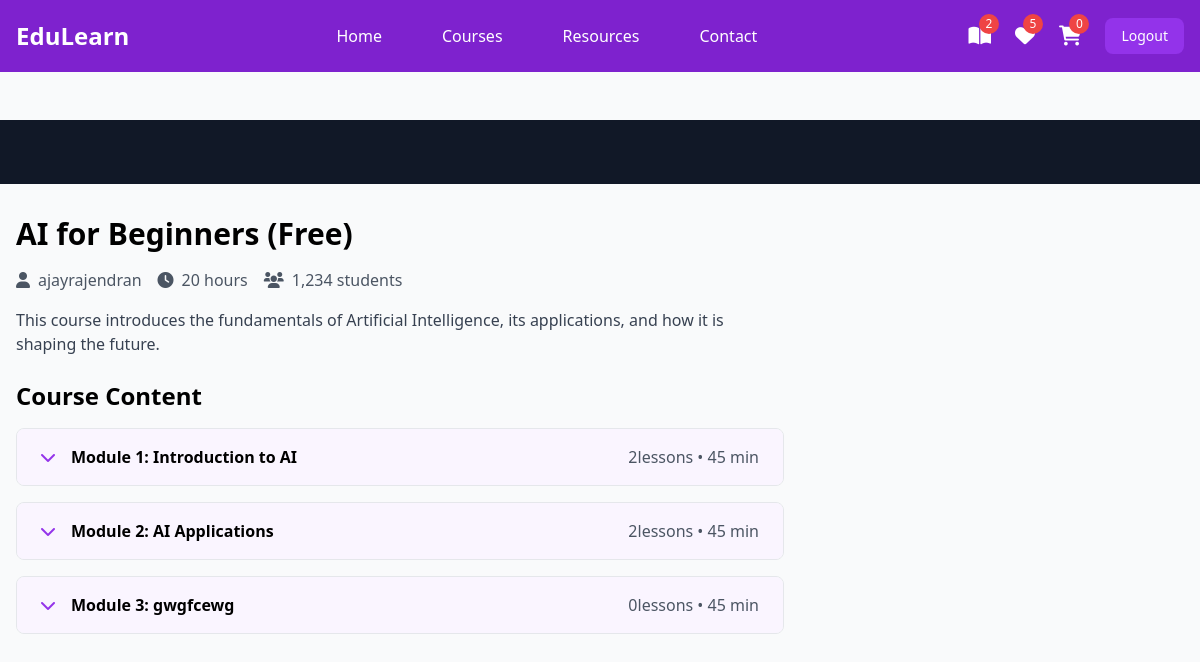
Screenshot of /student/courses/5/watch/ (signed in) with the database file from the repository.
### instructor/models.py (models this page shows, shortened)
class User(AbstractUser):
    ROLE_CHOICES =(
        ("instructor","Instructor"),
        ("student","Student")
    )
    role=models.CharField(max_length=20,choices=ROLE_CHOICES,default="student")

class Course(models.Model):
    title=models.CharField(max_length=200)
    description=models.TextField()
    price=models.DecimalField(decimal_places=2,max_digits=7)
    owner=models.ForeignKey(User,on_delete=models.SET_NULL,related_name="courses",null=True)
    is_free=models.BooleanField(default=False)
    picture=models.ImageField(upload_to="courseimages",null=True,blank=True,default="courseimages/default.png")
    thumbnail=EmbedVideoField()
    category_objects=models.ManyToManyField(Category)
    created_at=models.DateTimeField(auto_now_add=True)
    updated_at=models.DateTimeField(auto_now=True)

class Module(models.Model):
    title=models.CharField(max_length=200)
    course_object=models.ForeignKey(Course,on_delete=models.CASCADE,related_name="modules")
    order=models.PositiveIntegerField()

### student/views.py (the view)
# urls.py: path("courses/<int:pk>/watch/",views.LessonDetailView.as_view(),name="lesson-detail"),
@method_decorator(signin_required,name="dispatch")
class LessonDetailView(View):
    def get(self,request,*args,**kwargs):
        course_id=kwargs.get("pk")
        course_instance=Course.objects.get(id=course_id)
        purchased_courses=request.user.purchase.filter(is_paid=True).values_list("course_objects",flat=True)
        if course_instance.id not in purchased_courses:
            return redirect("index")
        module_id=request.GET.get("module") if "module" in request.GET else course_instance.modules.first().id
        module_instance= Module.objects.get(id=module_id,course_object=course_instance)
        lesson_id=request.GET.get("lesson") if "lesson" in request.GET else module_instance.lessons.first().id
        lesson_instance=Lesson.objects.get(id=lesson_id,module_object=module_instance)
        return render(request,"lesson_detail.html",{"coursedetail":course_instance,"lesson": lesson_instance})

### student/context_processors.py (called while the page is built)
def course_context(request):
    count=0
    if request.user.is_authenticated:
        orders=request.user.purchase.filter(is_paid=True)
        count=len([c for o in orders for c in o.course_objects.all()])
    return {"count":count}

### student/templates/lesson_detail.html (shortened to what this page needs)
{%extends 'base.html'%} {%block mainblock%} {%load embed_video_tags %}
<div class="pt-20">
  <div class="bg-gray-900 w-full">
    <div class="max-w-screen-xl mx-auto px-4 py-8">
    </div>
  </div>
  <div
    class="max-w-screen-xl mx-auto px-4 py-8 grid grid-cols-1 lg:grid-cols-3 gap-8"
  >
    <div class="lg:col-span-2">
      <h1 class="text-3xl font-bold mb-4">{{coursedetail.title}}</h1>
      <div class="flex items-center mb-4 text-gray-600">
        <span class="mr-4"
          ><i class="fas fa-user mr-2"></i>{{coursedetail.owner}}</span
        >
        <span class="mr-4"><i class="fas fa-clock mr-2"></i>20 hours</span>
        <span><i class="fas fa-users mr-2"></i>1,234 students</span>
      </div>
      <p class="text-gray-700 mb-6">{{coursedetail.description}}</p>
      <div class="space-y-4">
        <h2 class="text-2xl font-bold mb-4">Course Content</h2>
        {%for module in coursedetail.modules.all%}
        <div class="border rounded-lg overflow-hidden">
          <button
            class="w-full px-6 py-4 bg-purple-50 hover:bg-purple-100 flex items-center justify-between"
            onclick="toggleModule('module{{forloop.counter}}')"
          >
            <div class="flex items-center">
              <i class="fas fa-chevron-down mr-4 text-purple-600"></i>
              <span class="font-semibold"
                >Module {{forloop.counter}}: {{module.title}}
              </span>
            </div>
            <span class="text-gray-600"
              >{{module.lessons.all.count}}lessons • 45 min</span
            >
          </button>
        </div>
        {%endfor%}
      </div>
    </div>
  </div>
</div>
{%endblock%}

### student/templates/base.html (shortened to what this page needs)
<!DOCTYPE html>
<html lang="en">
  <head>
    <script src="https://cdn.tailwindcss.com"></script>
    <link
      href="https://cdnjs.cloudflare.com/ajax/libs/font-awesome/6.0.0/css/all.min.css"
      rel="stylesheet"
    />
  </head>
  <body class="bg-gray-50">
    <nav class="bg-purple-700 fixed w-full z-20 top-0 left-0">
      <div
        class="max-w-screen-xl flex flex-wrap items-center justify-between mx-auto p-4"
      >
        <a href="#" class="flex items-center">
          <span class="self-center text-2xl font-semibold text-white"
            >EduLearn</span
          >
        </a>
        <div
          class="items-center justify-between hidden w-full md:flex md:w-auto md:order-1"
        >
          <ul
            class="flex flex-col p-4 md:p-0 mt-4 font-medium md:flex-row md:space-x-8 md:mt-0"
          >
            <li>
              <a
                href="#"
                class="block py-2 pl-3 pr-4 text-white hover:text-purple-200"
                >Home</a
              >
            </li>
            <li>
              <a
                href="#"
                class="block py-2 pl-3 pr-4 text-white hover:text-purple-200"
                >Courses</a
              >
            </li>
            <li>
              <a
                href="#"
                class="block py-2 pl-3 pr-4 text-white hover:text-purple-200"
                >Resources</a
              >
            </li>
            <li>
              <a
                href="#"
                class="block py-2 pl-3 pr-4 text-white hover:text-purple-200"
                >Contact</a
              >
            </li>
          </ul>
        </div>
        <div class="flex items-center space-x-6 md:order-2">
          <div class="relative group">
            <a
              href="{%url 'my-courses'%}"
              class="text-white hover:text-purple-200"
            >
              <i class="fas fa-book-open text-xl"></i>
              <span
                class="absolute -top-2 -right-2 bg-red-500 text-white text-xs rounded-full h-5 w-5 flex items-center justify-center"
                >{{count}}</span
              >
            </a>
          </div>
          <div class="relative group">
            <a href="#" class="text-white hover:text-purple-200">
              <i class="fas fa-heart text-xl"></i>
              <span
                class="absolute -top-2 -right-2 bg-red-500 text-white text-xs rounded-full h-5 w-5 flex items-center justify-center"
                >5</span
              >
            </a>
          </div>
          <div class="relative group">
            <a
              href="{%url 'cart-summary'%}"
              class="text-white hover:text-purple-200"
            >
              <i class="fas fa-shopping-cart text-xl"></i>
              <span
                class="absolute -top-2 -right-2 bg-red-500 text-white text-xs rounded-full h-5 w-5 flex items-center justify-center"
                >{{request.user.basket.all.count}}</span
              >
            </a>
          </div>
          <a href="{%url 'signout'%}">
            <button
              class="text-white bg-purple-600 hover:bg-purple-800 focus:ring-4 focus:outline-none focus:ring-purple-300 font-medium rounded-lg text-sm px-4 py-2 text-center"
            >
              Logout
            </button>
          </a>
        </div>
      </div>
    </nav>
    <div class="mt-10">{%block mainblock%} {%endblock%}</div>
  </body>
</html>

### rows the page displays
User: user.basket.all.count "0"
Course: title "AI for Beginners (Free)", owner "ajayrajendran", description "This course introduces the fundamentals of Artificial Intelligence, its applications, and how it is shaping the future."
Module: title "Introduction to AI", lessons.all.count "2"
Module: title "AI Applications", lessons.all.count "2"
Module: title "gwgfcewg", lessons.all.count "0"

### other values shown
{{ count }} "2"
